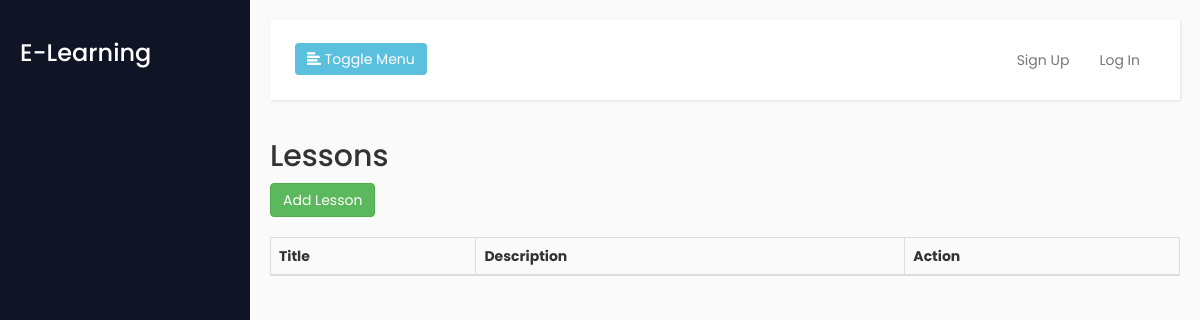
Page /admin/lesson.php on the earlier database version.
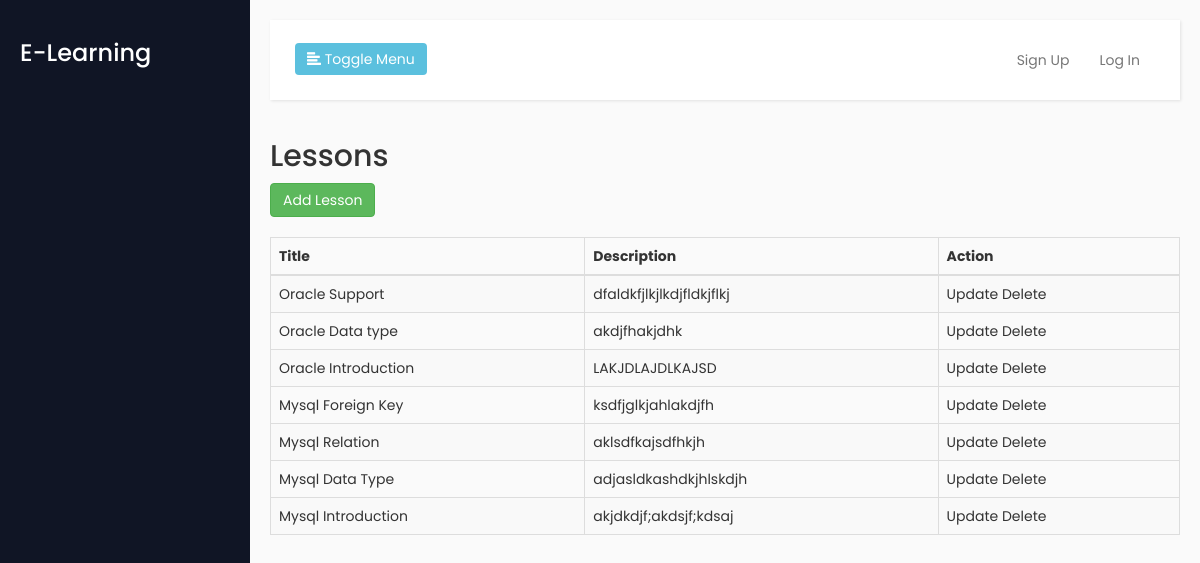
Same page on the later database version.
### tables this page shows
CREATE TABLE `lesson` (
  `lesson_id` int(11) NOT NULL,
  `course_id` int(11) NOT NULL,
  `title` varchar(200) NOT NULL,
  `description` text NOT NULL,
  `video_link` varchar(255) NOT NULL,
  `created_at` timestamp NOT NULL DEFAULT current_timestamp()
);

### admin/lesson.php (the view, shortened to what this page needs)
<?php
include('header.php');
?>
<h2>Lessons</h2>
<a href="lesson_add.php" class="btn btn-success">Add Lesson</a>
<?php
$sql ="select * from lesson order by lesson_id desc";
$result = mysqli_query($con,$sql);
?>
<br/><br/>
    <table id="example" class="table table-striped table-bordered" style="width:100%">
        <thead>
            <tr>
                <th>Title</th>
                <th>Description</th>
                <th>Action</th>
            </tr>
        </thead>
        <tbody>
<?php
    while($row = mysqli_fetch_array($result)) {
	echo "<tr>";
	echo "<td>".$row['title']."</td>";
    echo "<td>".$row['description']."</td>";
	echo "<td><a href='lesson_update.php?id={$row['lesson_id']}'>Update</a> <a href='?mode=delete&id={$row['lesson_id']}'>Delete</a></td>";
	echo "</tr>";
}
?>
        </tbody>
    </table>
<?php
include('footer.php');
?>

Differences in the rows shown:
added lesson: title "Oracle Support", description "dfaldkfjlkjlkdjfldkjflkj"
added lesson: title "Oracle Data type", description "akdjfhakjdhk"
added lesson: title "Oracle Introduction", description "LAKJDLAJDLKAJSD"
added lesson: title "Mysql Foreign Key", description "ksdfjglkjahlakdjfh"
added lesson: title "Mysql Relation", description "aklsdfkajsdfhkjh"
added lesson: title "Mysql Data Type", description "adjasldkashdkjhlskdjh"
added lesson: title "Mysql Introduction", description "akjdkdjf;akdsjf;kdsaj"
